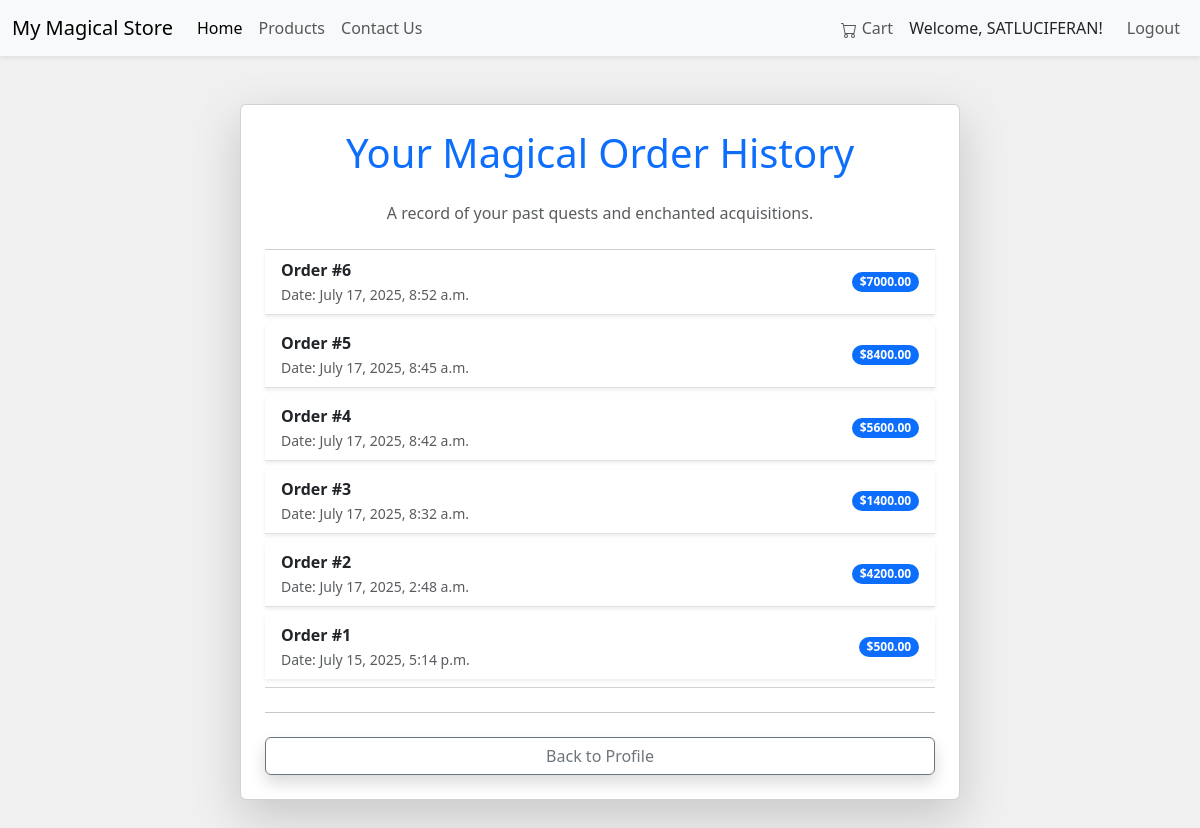
Page /orders/ (signed in) on the committed database.
### myapp/models.py (models this page shows, shortened)
class Order(models.Model):
    user = models.ForeignKey(User, related_name='orders', on_delete=models.CASCADE)
    total_price = models.DecimalField(max_digits=10,
                                      decimal_places=2, default=Decimal('0.00'))
    created = models.DateTimeField(auto_now_add=True)
    updated = models.DateTimeField(auto_now=True)
    paid = models.BooleanField(default=False)
    status = models.CharField(max_length=50, default='Pending')
    shipping_address_line1 = models.CharField(max_length=255, blank=True, null=True)
    shipping_address_line2 = models.CharField(max_length=255, blank=True, null=True)
    shipping_city = models.CharField(max_length=100, blank=True, null=True)
    shipping_state = models.CharField(max_length=100, blank=True, null=True)
    shipping_zip_code = models.CharField(max_length=20, blank=True, null=True)
    shipping_country = models.CharField(max_length=100, blank=True, null=True)
    class Meta:
        ordering = ('-created',)

### myapp/views.py (the view)
# urls.py: path('orders/', views.OrderHistoryView.as_view(), name='order_history'), # RETAINED
class OrderHistoryView(LoginRequiredMixin, ListView):
    model = Order
    template_name = 'myapp/order_history.html'
    context_object_name = 'orders'
    ordering = ['-created']
    def get_queryset(self):
        return Order.objects.filter(user=self.request.user)

### myapp/templates/myapp/order_history.html (shortened to what this page needs)
{% extends "myapp/base.html" %}
{% load static %}
{% block content %}
<div class="container my-5">
  <div class="row justify-content-center">
    <div class="col-md-10 col-lg-8">
      <div class="card shadow-lg rounded-lg p-4">
        <h1 class="card-title text-center text-primary mb-4">Your Magical Order History</h1>
        <p class="text-center text-muted mb-4">A record of your past quests and enchanted acquisitions.</p>
        {% if orders %}
          <ul class="list-group list-group-flush">
            {% for order in orders %}
              <li class="list-group-item d-flex justify-content-between align-items-center rounded-md shadow-sm mb-2">
                <div>
                  <strong>Order #{{ order.id }}</strong>
                  <br>
                  <small class="text-muted">
                    Date: {{ order.created|date:"N j, Y, P" }}
                  </small>
                </div>
                <span class="badge bg-primary rounded-pill">
                  ${{ order.total_price }}
                </span>
              </li>
            {% endfor %}
          </ul>
        {% else %}
          <p class="text-center alert alert-info">
            You haven't embarked on any magical quests yet!
          </p>
        {% endif %}
        <hr class="my-4">
        <a href="{% url 'profile_view' %}"
           class="btn btn-outline-secondary rounded-md shadow">
          Back to Profile
        </a>
      </div>
    </div>
  </div>
</div>
{% endblock %}

### myapp/templates/myapp/base.html (shortened to what this page needs)
{% load static %}
{% load static %}
<!DOCTYPE html>
<html lang="en">
<head>
    <link href="https://cdn.jsdelivr.net/npm/bootstrap@5.3.3/dist/css/bootstrap.min.css" rel="stylesheet">
    <link rel="stylesheet" href="{% static 'myapp/style.css' %}">
</head>
<body>
    <nav class="navbar navbar-expand-lg navbar-light bg-light shadow-sm">
        <div class="container-fluid">
            <a class="navbar-brand" href="{% url 'home' %}">My Magical Store</a>
            <div class="collapse navbar-collapse" id="navbarNav">
                <ul class="navbar-nav me-auto mb-2 mb-lg-0">
                    <li class="nav-item">
                        <a class="nav-link active" aria-current="page" href="{% url 'home' %}">Home</a>
                    </li>
                    <li class="nav-item">
                        <a class="nav-link" href="{% url 'product_list' %}">Products</a>
                    </li>
                    <li class="nav-item">
                        <a class="nav-link" href="{% url 'contact' %}">Contact Us</a>
                    </li>
                </ul>
                <ul class="navbar-nav">
                    <li class="nav-item">
                        <a class="nav-link" href="{% url 'cart_detail' %}">
                            Cart
                        </a>
                    </li>
                    {% if user.is_authenticated %}
                        <li class="nav-item">
                            <a class="nav-link text-dark" href="{% url 'profile_view' %}">Welcome, {{ user.username }}!</a>
                        </li>
                        <li class="nav-item">
                            <a class="nav-link btn btn-outline-danger btn-sm ms-2" href="{% url 'logout' %}">Logout</a>
                        </li>
                    {% endif %}
                </ul>
            </div>
        </div>
    </nav>
    <div class="container mt-4">
        {% block content %}{% endblock %}
    </div>
</body>
</html>

### myapp/static/myapp/style.css (style rules this page uses)
body { background-color: #f0f0f0; }
h1 { color: #8a2be2; }

### rows in the picture
Order: id "6", created "July 17, 2025, 8:52 a.m.", total_price "7000.00"
Order: id "5", created "July 17, 2025, 8:45 a.m.", total_price "8400.00"
Order: id "4", created "July 17, 2025, 8:42 a.m.", total_price "5600.00"
Order: id "3", created "July 17, 2025, 8:32 a.m.", total_price "1400.00"
Order: id "2", created "July 17, 2025, 2:48 a.m.", total_price "4200.00"
Order: id "1", created "July 15, 2025, 5:14 p.m.", total_price "500.00"

### other values in the picture
{{ user.username }} "SATLUCIFERAN"
